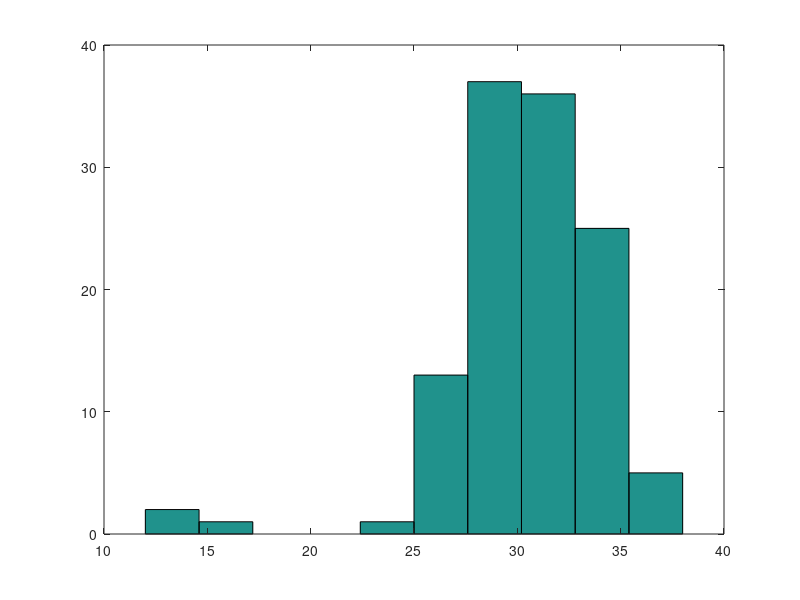

Source code (MATLAB):
N = 120;
E_N_1_t = 14;
E_N_2_t = 1.2 * E_N_1_t;
Var_N_1_t = 1/4 * E_N_1_t;
Var_N_2_t = 1/4 * E_N_2_t;

N_1 = round(E_N_1_t + sqrt(Var_N_1_t) * randn(1, N));
N_1(find(N_1 < 0)) = 0;
N_1(find(N_1 > 20)) = 0;
N_2 = round(E_N_2_t + sqrt(Var_N_2_t) * randn(1, N));
N_2(find(N_2 < 0)) = 0;
N_2(find(N_2 > 20)) = 0;

hist(N_1 + N_2);
